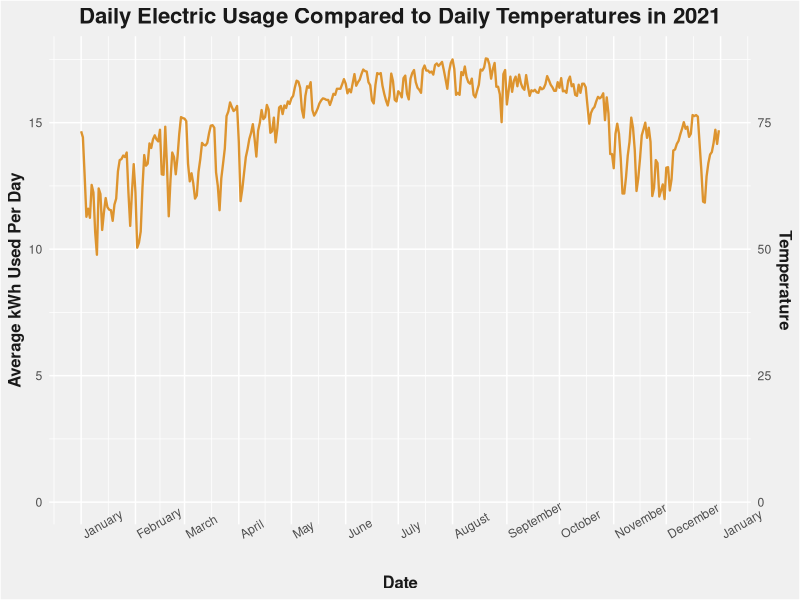

Generate this figure with R:
library(ggplot2)
library(ggthemes)
library(readr)
library(dplyr)
library(lubridate)


#Load all temperature information for into dataframe
TemperaturesFull<-read_csv("Temperatures.csv", col_names=TRUE , col_types="Dd")

#Only include temperatures for 2021
Temperatures<-TemperaturesFull %>% dplyr::filter(Date >="2021-01-01" & Date <= "2021-12-31")

#Load all bill information for into dataframe
ElectricBill<-read_csv("ElectricBill.csv", col_types="Dnnn")


ElectricBill$Date<-ElectricBill$Date %m-% months(1)
ElectricBill$Date<-ElectricBill$Date - dweeks(2)

#Merging was performed in order to display both of the dataframes in a single plot
allData <- merge(Temperatures, ElectricBill, by = 'Date', all.x=TRUE)

ggplot(allData, aes(x=Date)) +
  geom_col(aes(y=kWhUsed/BillingPeriod),width=20,show.legend=FALSE, fill="#73AB4D") +
  geom_line(aes(y=TempAvg/5),size=.8,show.legend=FALSE, colour="#DD942F") +
  theme(plot.title = element_text(hjust = .5), axis.ticks = element_blank()) +
  scale_y_continuous(name="Average kWh Used Per Day", sec.axis=sec_axis(~.*5,name="Temperature")) +
  scale_x_date(date_breaks = "1 month", name="Date", date_labels="%B") +
  labs(title="Daily Electric Usage Compared to Daily Temperatures in 2021") +
  theme(plot.title = element_text(colour="#191919", size=16,face="bold", hjust=0.5)) +
  theme(axis.title.x = element_text(colour="#191919", size=12,face="bold", hjust=0.5)) +
  theme(axis.title.y = element_text(colour="#191919", size=12,face="bold", hjust=0.5)) +
  theme(panel.background = element_rect(fill="#F0F0F0")) +
  theme(axis.text.x = element_text(angle = 30, vjust = 1, hjust=0))+
  theme(plot.background = element_rect(fill="#F0F0F0"))
